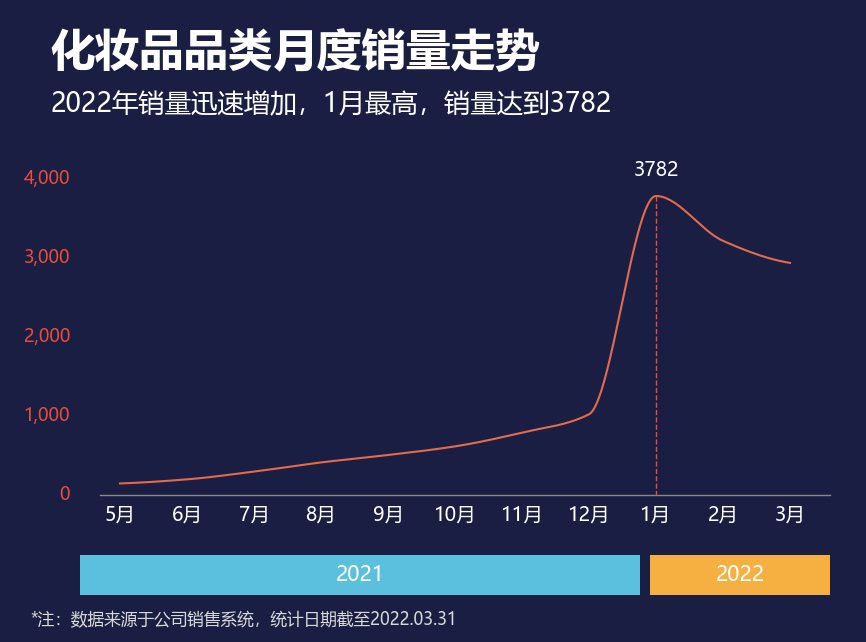

The script that saved this image:
# -*- coding: utf-8 -*-
from pathlib import Path
import openpyxl
# 向上查找原始教材目录；只读，不修改 Excel。图形和标签共用同一组单元格值。
HERE = Path(__file__).resolve().parent
SOURCE = next((p for base in HERE.parents for p in base.glob('《*/第二章 图表(前15).xlsx')), None)
if SOURCE is None:
    raise FileNotFoundError('请把本文件夹放在教材 Excel 所在项目目录下。缺少 第二章 图表(前15).xlsx')
wb = openpyxl.load_workbook(SOURCE, data_only=True, read_only=True)
ws = wb['11 平滑折线图']
def col(letter, start, end):
    values = [ws[f'{letter}{r}'].value for r in range(start, end+1)]
    if any(v is None for v in values):
        raise ValueError(f'缺失数据：{ws.title}!{letter}{start}:{letter}{end}')
    return values

# -*- coding: utf-8 -*-
# 第11图「平滑折线图」复刻
import numpy as np
import matplotlib
matplotlib.use('Agg')
import matplotlib.pyplot as plt
from matplotlib.patches import Rectangle
from scipy.interpolate import make_interp_spline
import os

matplotlib.rcParams['font.sans-serif'] = ['Microsoft YaHei', 'SimHei']
matplotlib.rcParams['axes.unicode_minus'] = False

BG = '#1A1E43'
ORANGE = '#E36A4C'
RED = '#E74C3C'
NOTE = '#D9D9D9'
TEAL = '#5BC0DE'
YELLOW = '#F5B041'

W, H = 866, 642

months = col('C',3,13)
sales = col('D',3,13)

X0 = 120
X1 = 790
BASE_Y = 495
PX_PER = (495-196)/3782.0  # y=196 at 3782

xs = np.linspace(X0, X1, len(months))
ys = [BASE_Y - v*PX_PER for v in sales]

fig = plt.figure(figsize=(W/100, H/100), dpi=100)
fig.patch.set_facecolor(BG)
ax = fig.add_axes([0, 0, 1, 1])
ax.set_xlim(0, W)
ax.set_ylim(H, 0)
ax.set_facecolor(BG)
for s in ax.spines.values():
    s.set_visible(False)
ax.set_xticks([])
ax.set_yticks([])

# y axis labels (red)
for v in [0, 1000, 2000, 3000, 4000]:
    y = BASE_Y - v*PX_PER
    ax.text(70, y, format(v, ','), color=RED, fontsize=13, ha='right', va='center', zorder=5)

# x axis line
ax.plot([100, 830], [BASE_Y, BASE_Y], color='#888', linewidth=1, zorder=2)

# month labels
for i, m in enumerate(months):
    ax.text(xs[i], BASE_Y+20, m, color='white', fontsize=14, ha='center', va='center', zorder=5)

# 单调分段插值，避免旧二次样条在12月前产生虚假的下跌。
from scipy.interpolate import PchipInterpolator
xnew = np.linspace(xs[0], xs[-1], 600)
ax.plot(xnew, PchipInterpolator(xs, ys)(xnew), color=ORANGE, linewidth=1.5, zorder=4)

# peak annotation (1月)
peak_x = xs[8]
peak_y = ys[8]
ax.plot([peak_x, peak_x], [peak_y, BASE_Y], color=RED, linewidth=1, linestyle='--', zorder=3)
ax.text(peak_x, peak_y-15, '3782', color='white', fontsize=14, ha='center', va='bottom', zorder=5)

# title
ax.text(50, 30, '化妆品品类月度销量走势', color='white',
        fontsize=32, fontweight='bold', ha='left', va='top', zorder=5)
# subtitle
ax.text(50, 90, '2022年销量迅速增加，1月最高，销量达到3782',
        color='white', fontsize=19, ha='left', va='top', zorder=5)

# bottom blocks
ax.add_patch(Rectangle((80, 555), 560, 40, facecolor=TEAL, edgecolor='none', zorder=3))
ax.text(360, 575, '2021', color='white', fontsize=15, ha='center', va='center', zorder=5)
ax.add_patch(Rectangle((650, 555), 180, 40, facecolor=YELLOW, edgecolor='none', zorder=3))
ax.text(740, 575, '2022', color='white', fontsize=15, ha='center', va='center', zorder=5)

# note
ax.text(30, 620, '*注：数据来源于公司销售系统，统计日期截至2022.03.31', color=NOTE,
        fontsize=12, ha='left', va='center', zorder=5)

out = str(HERE / '平滑折线图_复刻.png')
os.makedirs(os.path.dirname(out), exist_ok=True)
plt.savefig(out, dpi=100, facecolor=BG, bbox_inches=None, pad_inches=0)
print('saved', out)
